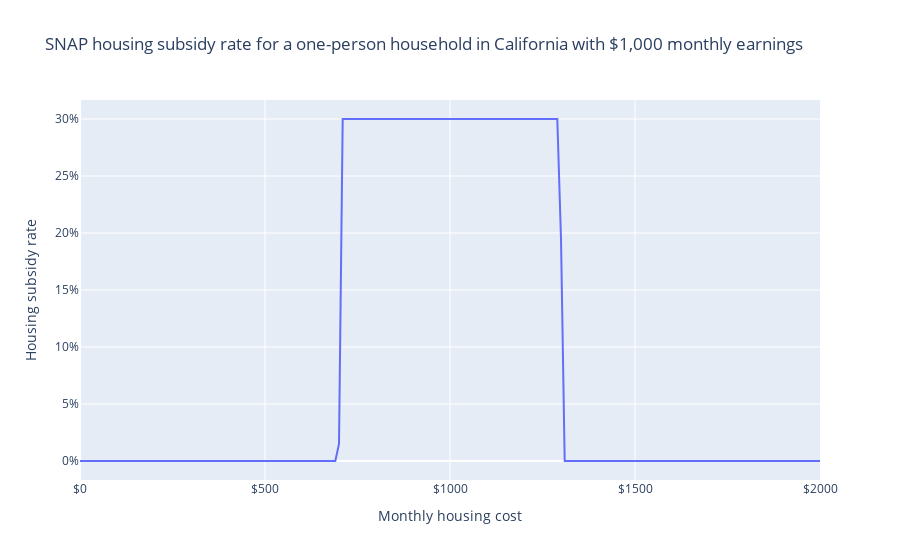

This figure's notebook cell:
### Markdown cell above
As before, we can also see the rate at which SNAP increases with housing costs. For this household, SNAP subsidizes housing costs at a rate of 30% for housing costs ranging from \$700 to \$1,300 per month.

### Code cell
fig = px.line(df, "housing_cost", "housing_subsidy_rate", labels=LABELS,
    title="SNAP housing subsidy rate for a one-person household in California with $1,000 monthly earnings")
fig.update_layout(xaxis_tickformat="$", yaxis_tickformat=".0%")
fig.show()

### Figure 1 — Plotly figure (JSON) as saved in the notebook; plotly's stock layout.template omitted (floating-point values rounded to 4 significant figures; data arrays with more than 128 entries replaced by an {"elided": "..."} marker saying what was removed)
{"data": [{"hovertemplate": "Monthly housing cost=%{x}<br>Housing subsidy rate=%{y}<extra></extra>", "legendgroup": "", "line": {"color": "#636efa", "dash": "solid"}, "marker": {"symbol": "circle"}, "mode": "lines", "name": "", "orientation": "v", "showlegend": false, "type": "scatter", "x": {"elided": "201 int values"}, "xaxis": "x", "y": {"elided": "201 float values"}, "yaxis": "y"}], "layout": {"autosize": true, "legend": {"tracegroupgap": 0}, "title": {"text": "SNAP housing subsidy rate for a one-person household in California with $1,000 monthly earnings"}, "xaxis": {"anchor": "y", "autorange": true, "domain": [0, 1], "range": [0, 2000], "tickformat": "$", "title": {"text": "Monthly housing cost"}, "type": "linear"}, "yaxis": {"anchor": "x", "autorange": true, "domain": [0, 1], "range": [-0.01667, 0.3167], "tickformat": ".0%", "title": {"text": "Housing subsidy rate"}, "type": "linear"}}}
